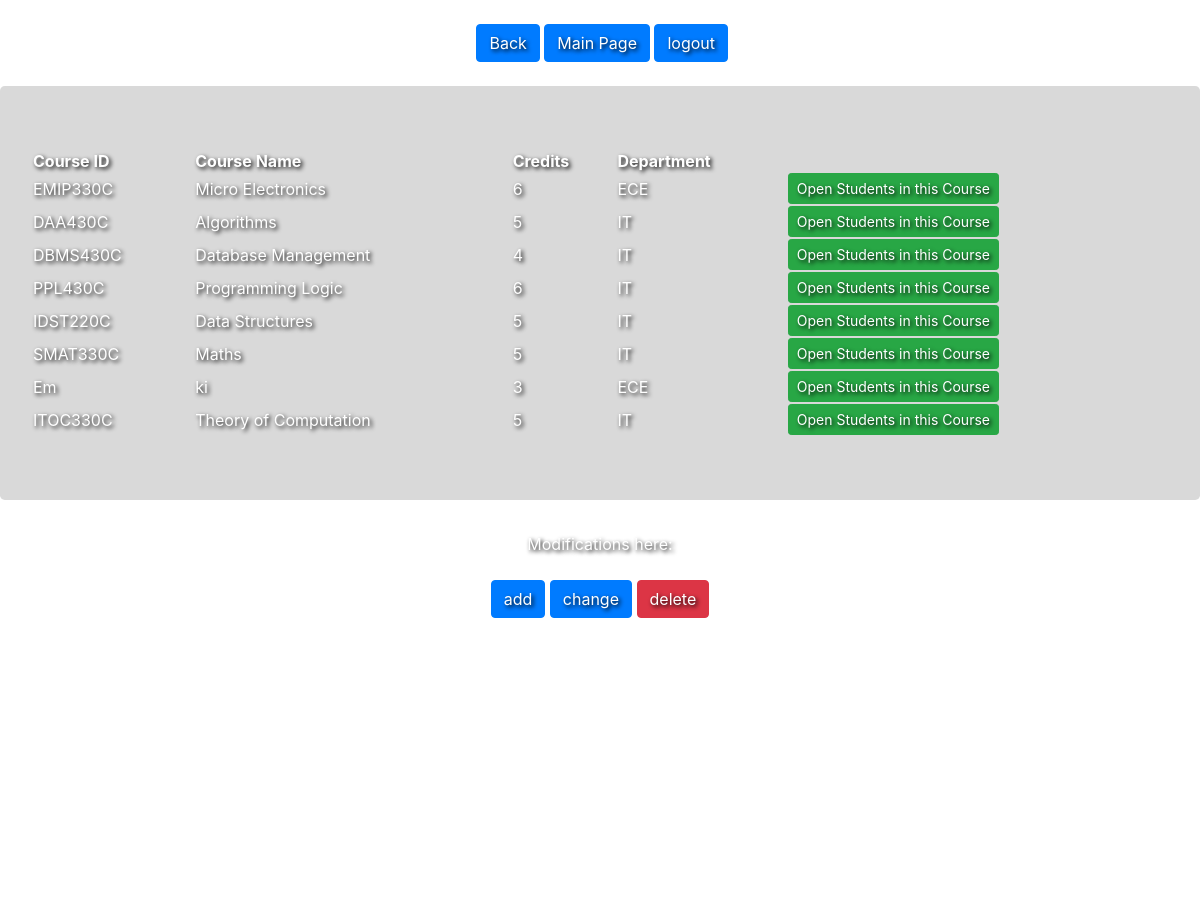
The page /showAllCourses (signed in) on the database as committed earlier.
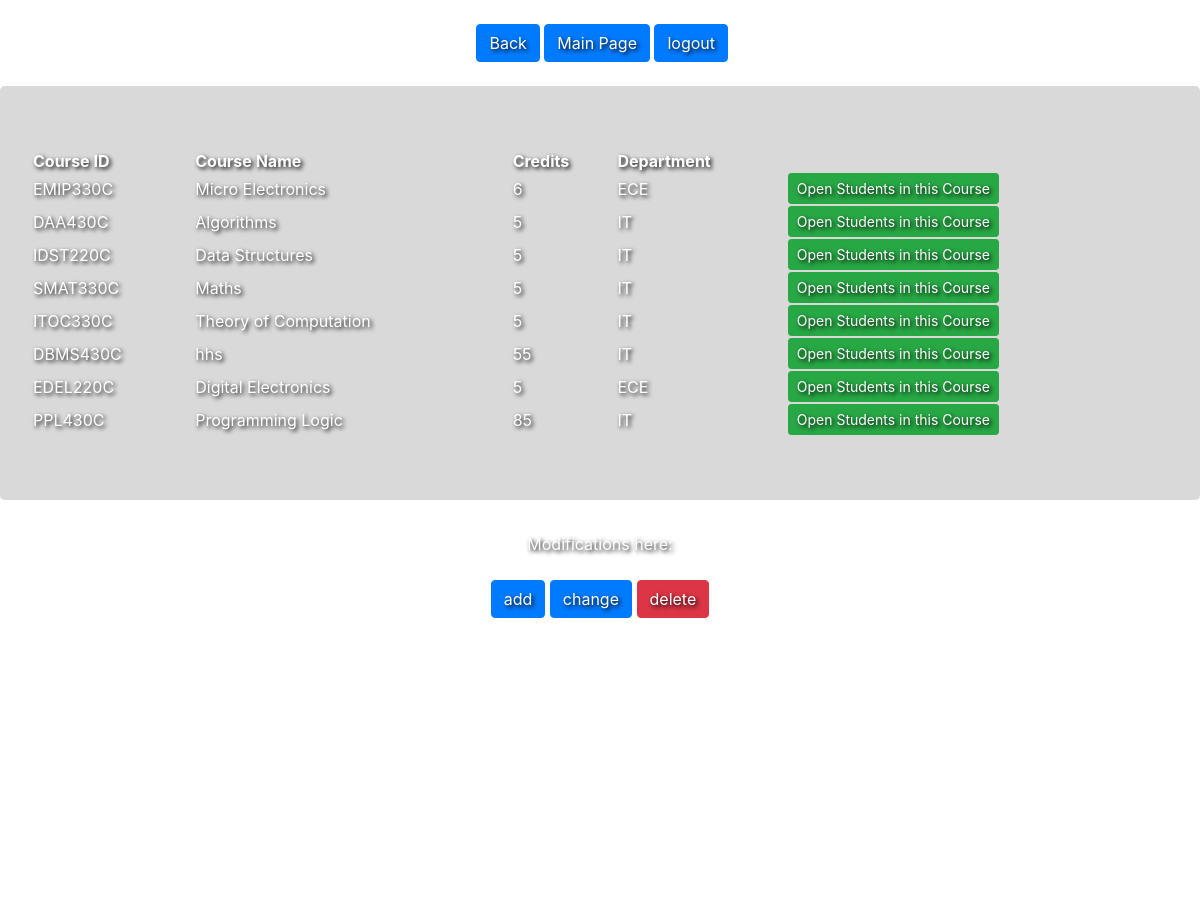
The same page on the database as committed later.
### models.py (models this page shows, shortened)
class Course(Base):
    __tablename__ = 'Courses'
    courseID = db.Column(db.String(50), primary_key=True)
    courseName = db.Column(db.String(50))
    credits = db.Column(db.Integer())
    department = db.Column(db.String(50))

### app.py (the view)
@app.route('/showAllCourses',methods=['POST','GET'])
def showAllCourses():
    if request.method == 'GET' and session['inputName']:
        cours = Course.query.all()
        return render_template('course.html', cours=cours)

### templates/course.html (shortened to what this page needs)
 <link href="http://getbootstrap.com/dist/css/bootstrap.min.css" rel="stylesheet">
    <link href="http://getbootstrap.com/examples/jumbotron-narrow/jumbotron-narrow.css" rel="stylesheet">
    <link href="../static/cloud.css" rel="stylesheet">
    <link href="../static/signup.css" rel="stylesheet">
      <div id="clouds">
            <div class="cloud x1"></div>
            <div class="cloud x1_5"></div>
            <div class="cloud x2"></div>
            <div class="cloud x3"></div>
            <div class="cloud x4"></div>
            <div class="cloud x5"></div>
        </div>
    <center> &nbsp;<a style="text-shadow: 2px 2px 4px #000000;" class="btn btn-primary" href="{{ url_for('showDepartments') }}" role="button">Back</a>
      <a style="text-shadow: 2px 2px 4px #000000;" class="btn btn-primary" href="{{ url_for('main') }}" role="button">Main Page</a>
        <a style="text-shadow: 2px 2px 4px #000000;" class="btn btn-primary" href="{{ url_for('logout') }}" role="button" > logout</a></center>
  <div class="jumbotron" style="background-color: rgba(128,128,128,0.3)" >
       <table style = "width: 100%">
     <tr>
    <th style=" color: white; text-shadow: 2px 2px 4px #000000;">Course ID</th>
    <th style=" color: white; text-shadow: 2px 2px 4px #000000;">Course Name</th>
    <th style=" color: white; text-shadow: 2px 2px 4px #000000;">Credits</th>
    <th style=" color: white; text-shadow: 2px 2px 4px #000000;">Department</th>
  </tr>
  {% for item in cours %}
  <tr>
        <td style=" color: white; text-shadow: 2px 2px 4px #000000;">{{ item['courseID'] }}</td>
        <td style=" color: white; text-shadow: 2px 2px 4px #000000;">{{ item['courseName'] }}</td>
        <td style=" color: white; text-shadow: 2px 2px 4px #000000;">{{ item['credits'] }} </td>
        <td style=" color: white; text-shadow: 2px 2px 4px #000000;">{{ item['department'] }} </td>
        <td style=" color: white; text-shadow: 2px 2px 4px #000000;"><a class="btn btn-success btn-sm" href="{{ url_for('showStudentCourses', courseID = item['courseID'] ) }}">Open Students in this Course</a></td>
    </tr>
{% endfor %}
</table>
</div>
<h style=" color: white; text-shadow: 2px 2px 4px #000000;"><center>Modifications here:</center></h>
<center><div class="btn-group">
    <a href="{{ url_for('editCourses') }}"><input type="submit" href="../templates/department1.html" value="add" style="text-shadow: 2px 2px 4px #000000;" class="btn btn-primary"></a>
      <a href="{{ url_for('changeCourses') }}"><input type="submit" href="../templates/course1.html" value="change" style="text-shadow: 2px 2px 4px #000000;" class="btn btn-primary"></a>
     <a href="{{ url_for('deleteCourses') }}"><input type="submit" href="../templates/course1.html" value="delete" style="text-shadow: 2px 2px 4px #000000;" class="btn btn-danger"></a>
</div></center>

Rows that differ between the two databases and show on the page:
removed Course: courseID "Em", courseName "ki", credits "3", department "ECE"
changed Course "DBMS430C": courseName "Database Management" → "hhs"; credits "4" → "55"; moves down the list
added Course: courseID "EDEL220C", courseName "Digital Electronics", credits "5", department "ECE"
changed Course "PPL430C": credits "6" → "85"; moves down the list
